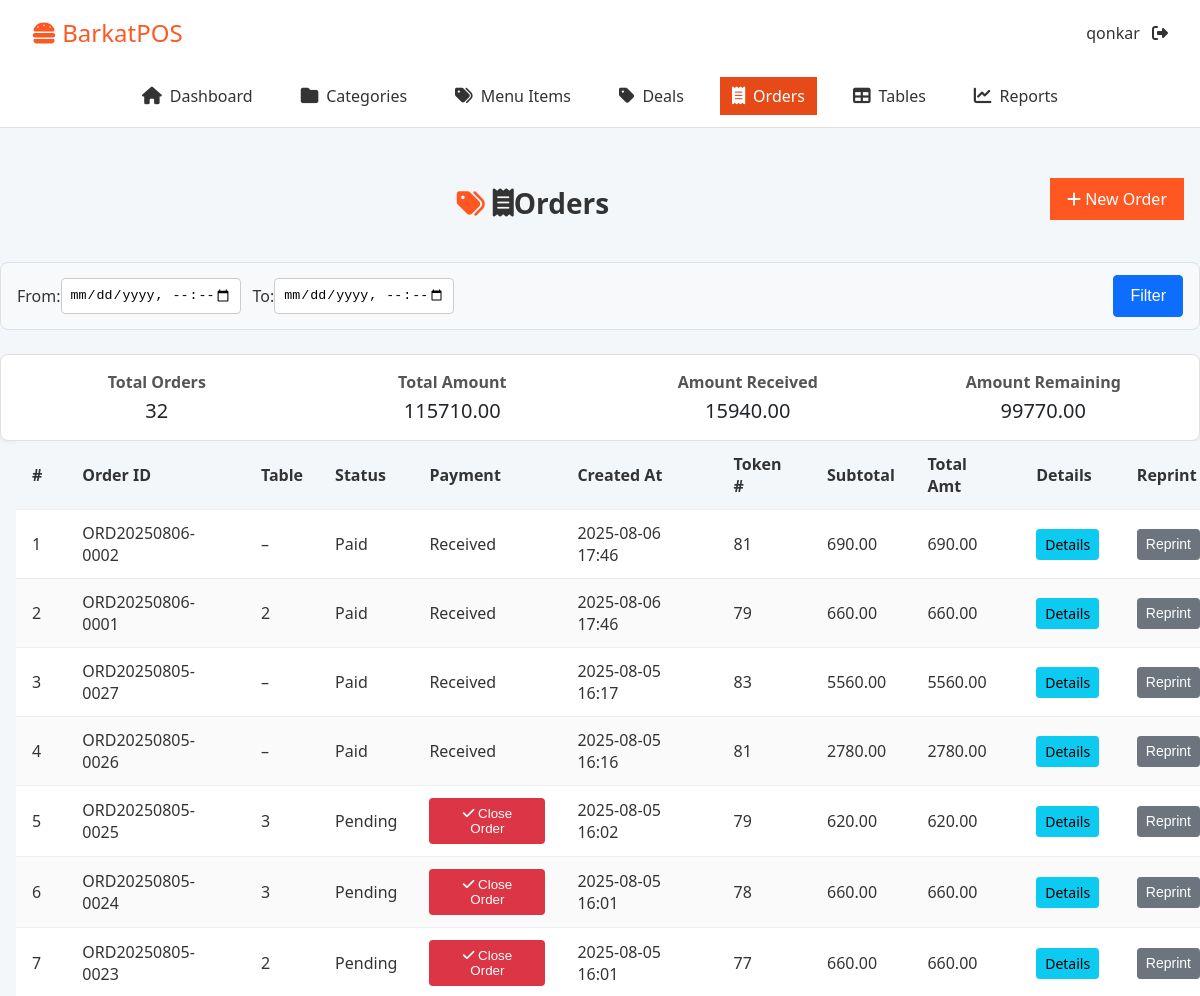
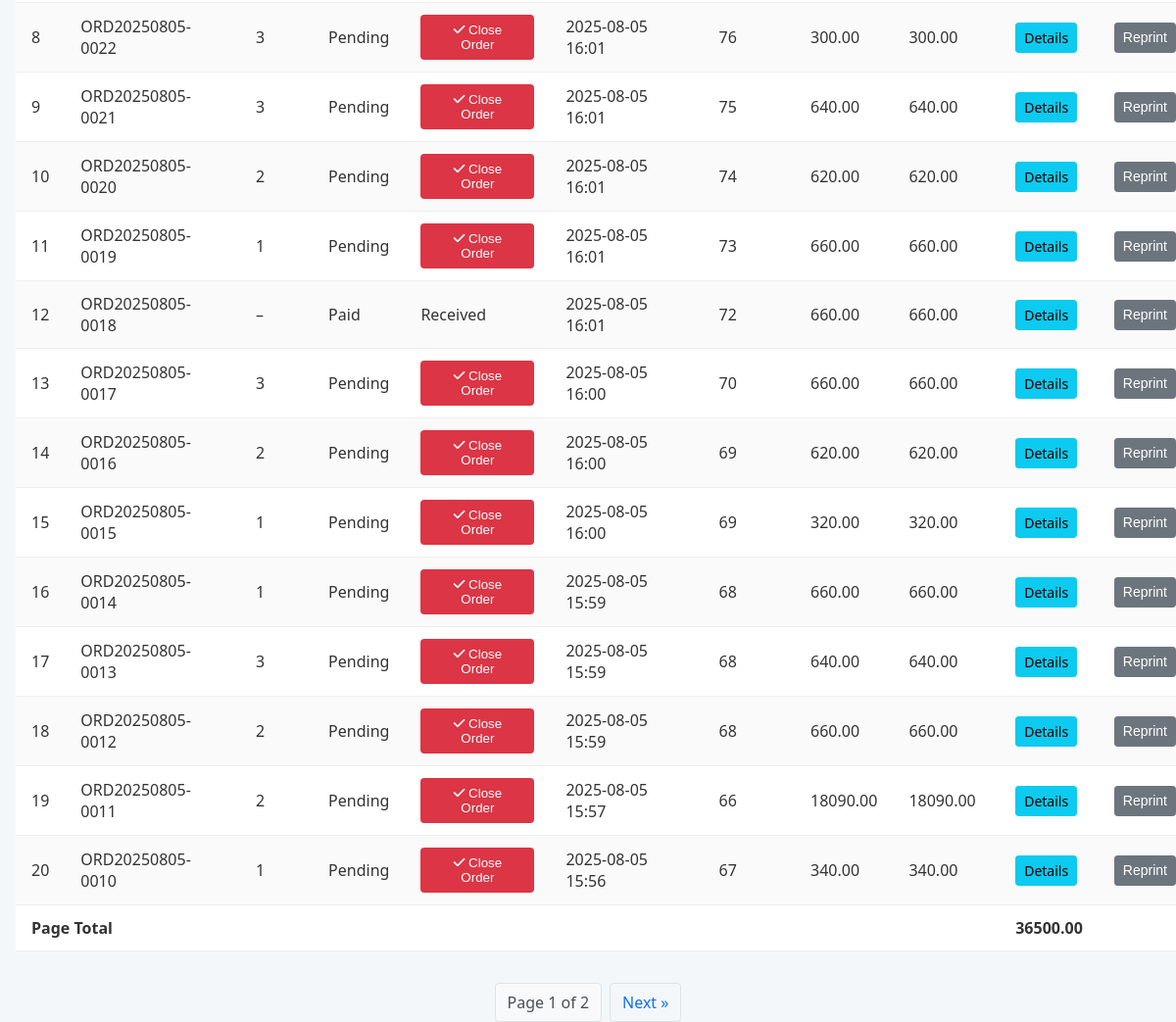
Page /orders/ (signed in) on the committed database (2 pictures, top to bottom).
### core/models.py (models this page shows, shortened)
class User(AbstractUser):
    ROLE_CHOICES = [
        ('admin', 'Admin'),
        ('cashier', 'Cashier'),
        ('kitchen', 'Kitchen'),
    ]
    role = models.CharField(max_length=20, choices=ROLE_CHOICES, default='cashier')

class Order(models.Model):
    STATUS_CHOICES = [
        ('pending', 'Pending'),
        ('in_kitchen', 'In Kitchen'),
        ('served', 'Served'),
        ('paid', 'Paid'),
        ('food_panda', 'Food Panda'),
    ]
    waiter = models.ForeignKey(
        Waiter,
        on_delete=models.PROTECT,
        related_name="orders",
        null=True, blank=True,
        help_text="Who took this order"
    )
    isHomeDelivery = models.CharField(max_length=10, null=True, blank=True, default="no")
    number = models.CharField(max_length=20, unique=True, blank=True)
    table = models.ForeignKey(Table, on_delete=models.PROTECT,
                              related_name='orders', null=True, blank=True)
    created_by = models.ForeignKey(User, on_delete=models.PROTECT,
                                   related_name='orders')
    status = models.CharField(max_length=20, choices=STATUS_CHOICES, default='pending')
    discount = models.DecimalField(max_digits=10, decimal_places=2, default=0)
    tax_percentage = models.DecimalField(max_digits=5, decimal_places=2, default=0)
    service_charge = models.DecimalField(max_digits=10, decimal_places=2, default=0)
    mobile_no = models.CharField(max_length=20, null=True, blank=True)
    customer_address = models.CharField(max_length=100, null=True, blank=True)
    created_at = models.DateTimeField(auto_now_add=True)
    token_number = models.PositiveIntegerField(default=0, blank=True, null=True)
    source = models.CharField(max_length=20, choices=[('food_panda', 'Food Panda'), ('walk_in','Walk‑in')], null=True, blank=True)

class Table(models.Model):
    number = models.PositiveIntegerField(unique=True)
    seats = models.PositiveIntegerField(default=4)
    is_occupied = models.BooleanField(default=False)

### core/views.py (the view)
# urls.py: path('orders/', OrderListView.as_view(), name='order_list'),
class OrderListView(LoginRequiredMixin, ListView):
    model = Order
    template_name = 'orders/order_list.html'
    context_object_name = 'orders'
    paginate_by = 20
    def get_queryset(self):
        qs = super().get_queryset().select_related('table', 'created_by').order_by('-created_at')
        q = self.request.GET.get('q')
        status = self.request.GET.get('status')
        date_from = self.request.GET.get('date_from')
        date_to = self.request.GET.get('date_to')
        if q:
            qs = qs.filter(number__icontains=q)
        if status:
            qs = qs.filter(status=status)
        if date_from:
            dt_from = parse_datetime(date_from)
            if dt_from:
                dt_from = timezone.make_aware(dt_from)
                qs = qs.filter(created_at__gte=dt_from)
        if date_to:
            dt_to = parse_datetime(date_to)
            if dt_to:
                dt_to = timezone.make_aware(dt_to)
                qs = qs.filter(created_at__lte=dt_to)
        line_total_expr = ExpressionWrapper(
            F('items__quantity') * F('items__unit_price'),
            output_field=DecimalField(max_digits=12, decimal_places=2)
        )
        qs = qs.annotate(subtotal=Sum(line_total_expr))
        qs = qs.annotate(
            total_amount=ExpressionWrapper(
                (
                    F('subtotal')
                    - F('discount')
                    + (F('subtotal') * F('tax_percentage') / 100)
                    + F('service_charge')
                ),
                output_field=DecimalField(max_digits=12, decimal_places=2)
            )
        )
        return qs
    def get_context_data(self, **kwargs):
        ctx = super().get_context_data(**kwargs)
        orders_on_page = ctx['orders']  # current page
        ctx['start_index'] = ctx['page_obj'].start_index()
        from decimal import Decimal
        page_total = sum(
            (o.total_amount or Decimal('0'))
            for o in orders_on_page
        )
        ctx['page_total'] = page_total
        all_filtered = self.get_queryset()
        ctx['summary_total_orders'] = all_filtered.count()
        ctx['summary_total_amount'] = all_filtered.aggregate(
            total=Sum(F('items__quantity')*F('items__unit_price'))
        )['total'] or Decimal('0')
        ctx['summary_received'] = Payment.objects.filter(
            order__in=all_filtered
        ).aggregate(Sum('amount'))['amount__sum'] or Decimal('0')
        ctx['summary_remaining'] = ctx['summary_total_amount'] - ctx['summary_received']
        ctx['date_from'] = self.request.GET.get('date_from', '')
        ctx['date_to'] = self.request.GET.get('date_to', '')
        return ctx

### core/templates/orders/order_list.html (shortened to what this page needs)
{% extends 'base.html' %}
{% block content %}
<div class="page-header">
  <h1><i class="fa fa-receipt"></i> Orders</h1>
  <a href="{% url 'order_create' %}" class="btn">
    <i class="fa fa-plus"></i> New Order
  </a>
</div>
<form method="get" class="form-inline mb-3">
  <label class="mr-2">From:</label>
  <input
    type="datetime-local"
    name="date_from"
    value="{{ date_from|default_if_none:'' }}"
    class="form-control mr-3"/>
  <label class="mr-2">To:</label>
  <input
    type="datetime-local"
    name="date_to"
    value="{{ date_to|default_if_none:'' }}"
    class="form-control mr-3"/>
  <button type="submit" class="btn btn-primary">Filter</button>
</form>
<div class="summary-stats">
  <div><strong>Total Orders</strong><span>{{ summary_total_orders }}</span></div>
  <div><strong>Total Amount</strong><span>{{ summary_total_amount|floatformat:2 }}</span></div>
  <div><strong>Amount Received</strong><span>{{ summary_received|floatformat:2 }}</span></div>
  <div><strong>Amount Remaining</strong><span>{{ summary_remaining|floatformat:2 }}</span></div>
</div>
<table class="table">
  <thead>
    <tr>
      <th>#</th>
      <th>Order ID</th>
      <th>Table</th>
      <th>Status</th>
      <th>Payment</th>
      <th>Created At</th>
      <th>Token #</th>
      <th>Subtotal</th>
      <th>Total Amt</th>
      <th>Details</th>
      <th>Reprint</th>
    </tr>
  </thead>
  <tbody>
    {% for order in orders %}
    <tr id="order-{{ order.pk }}">
      <td>{{ forloop.counter0|add:start_index }}</td>
      <td>{{ order.number }}</td>
      <td>
        {% if order.table %}
          {{ order.table.number }}
        {% else %}
          &ndash;
        {% endif %}
      </td>
      <td>{{ order.get_status_display }}</td>
      <td>
        {% if order.status == 'pending' %}
          <button class="btn-close-order"
                  data-order-id="{{ order.pk }}"
                  data-order-total="{{ order.total_amount }}">
            <i class="fa fa-check"></i> Close Order
          </button>
        {% else %}
          Received
        {% endif %}
      </td>
      <td>{{ order.created_at|date:"Y-m-d H:i" }}</td>
      <td>{{ order.token_number }}</td>
      <td>
        {% if order.subtotal %}
          {{ order.subtotal|floatformat:2 }}
        {% else %}
          0.00
        {% endif %}
      </td>
      <td>
        {% if order.total_amount %}
          {{ order.total_amount|floatformat:2 }}
        {% else %}
          0.00
        {% endif %}
      </td>
<td>
        <a href="{% url 'order_detail' order.pk %}"
           class="btn btn-info btn-sm">
           Details
        </a>
      </td>
      <td>
        <button
          class="btn btn-secondary btn-sm btn-reprint"
          data-order-id="{{ order.pk }}"
        >Reprint</button>
      </td>
    </tr>
    {% empty %}
    <tr>
      <td colspan="8" class="text-center">No orders found.</td>
    </tr>
    {% endfor %}
  </tbody>
  <tfoot>
    <tr>
      <td colspan="9"><strong>Page Total</strong></td>
      <td><strong>{{ page_total|floatformat:2 }}</strong></td>
      <td colspan="2"></td>
    </tr>
  </tfoot>
</table>
<div class="pagination">
  {% if is_paginated %}
    <span>Page {{ page_obj.number }} of {{ page_obj.paginator.num_pages }}</span>
    {% if page_obj.has_next %}
      <a href="?page={{ page_obj.next_page_number }}">Next &#187;</a>
    {% endif %}
  {% endif %}
</div>
{% endblock %}

### core/templates/base.html (shortened to what this page needs)
{% load static %}
<html lang="en">
  <head>
    <link rel="stylesheet" href="https://cdnjs.cloudflare.com/ajax/libs/font-awesome/6.4.0/css/all.min.css" />
    <link rel="stylesheet" href="{% static 'css/categories.css' %}" />
    <link rel="stylesheet" href="{% static 'css/menu_item.css' %}" />
    <link rel="stylesheet" href="{% static 'css/reports.css' %}" />
  </head>
  <body>
    <header class="topbar">
      <div class="logo"><i class="fa fa-hamburger"></i> BarkatPOS</div>
      <div class="user-menu">
        <span>{{ request.user.username }}</span>
        <a href="{% url 'logout' %}"><i class="fa fa-sign-out-alt"></i></a>
      </div>
    </header>
    <nav class="main-nav">
      <a href="{% url 'dashboard' %}" class="{% if request.resolver_match.url_name == 'dashboard' %}active{% endif %}"> <i class="fa fa-home"></i> Dashboard </a>
      <a href="{% url 'category_list' %}" class="{% if request.resolver_match.url_name == 'category_list' %}active{% endif %}"> <i class="fa fa-folder"></i> Categories </a>
      <a href="{% url 'menuitem_list' %}" class="{% if request.resolver_match.url_name == 'menuitem_list' %}active{% endif %}"> <i class="fa fa-tags"></i> Menu Items </a>
      <a href="{% url 'deal_list' %}" class="{% if request.resolver_match.url_name == 'deal_list' %}active{% endif %}"> <i class="fa fa-tag"></i> Deals </a>
      <a href="{% url 'order_list' %}" class="{% if request.resolver_match.url_name == 'order_list' %}active{% endif %}"> <i class="fa fa-receipt"></i> Orders </a>
      <a href="/tables/" class="{% if request.resolver_match.url_name == 'table_list' %}active{% endif %}"> <i class="fa fa-table"></i> Tables </a>
      <a href="/reports/" class="{% if request.resolver_match.url_name == 'reports' %}active{% endif %}"> <i class="fa fa-chart-line"></i> Reports </a>
    </nav>
    <main>{% block content %}{% endblock %}</main>
  </body>
</html>

### core/static/css/categories.css (style rules this page uses)
.page-header { display: flex; justify-content: space-between; align-items: center; margin: var(--space-xl) var(--space-md) var(--space-lg); }
.page-header h1 { font-size: 1.75rem; color: var(--color-text); }
.page-header .btn { background: var(--color-primary); color: #fff; padding: var(--space-xs) var(--space-md); border-radius: var(--radius-sm); font-size: var(--font-size-base); transition: background .3s; }
.table { width: 100%; border-collapse: collapse; margin: 0 var(--space-md) var(--space-xl); background: #fff; box-shadow: var(--shadow-sm); }
.table th, .table td { padding: var(--space-sm) var(--space-md); text-align: left; border-bottom: 1px solid #eee; }
.table th { background: var(--color-bg); font-weight: 600; }
.table tbody tr:nth-child(even) { background: #fafafa; }
h1 { font-size: 1.75rem; color: var(--color-text); max-width: 600px; margin: var(--space-lg) auto var(--space-md); display: flex; align-items: center; }
h1::before { content: "\f07b"; font-family: "Font Awesome 5 Free"; font-weight: 900; margin-right: var(--space-xs); color: var(--color-primary); }

### core/static/css/menu_item.css (style rules this page uses)
h1 { font-size: 1.75rem; color: var(--color-text); max-width: 600px; margin: var(--space-lg) auto var(--space-md); display: flex; align-items: center; }
h1::before { content: "\f02c"; font-family: "Font Awesome 5 Free"; font-weight: 900; margin-right: var(--space-xs); color: var(--color-primary); }

### core/static/css/reports.css (style rules this page uses)
.table { width: 100%; border-collapse: collapse; }
.table th, .table td { padding: var(--space-sm) var(--space-md); border-bottom: 1px solid #eee; }

### core/templates/base.html (style rules this page uses)
:root { --color-primary: #ff5722; --color-primary-dark: #e64a19; --color-bg: #f4f7fa; --color-text: #333; --color-success-bg: #e6ffed; --color-success-border: #27ae60; --color-success-text: #27ae60; --color-error-bg: #ffe6e6; --color-error-border: #e74c3c; --color-error-text: #e74c3c; --space-xxs: 0.25rem; --space-xs: 0.5rem; --space-sm: 0.75rem; --space-md: 1rem; --space-lg: 1.5rem; --space-xl: 2rem; --font-family: "Segoe UI", sans-serif; --font-size-base: 1rem; --font-size-sm: 0.875rem; --border-radius-sm: 0.25rem; --border-radius: 0.5rem; --border-radius-lg: 0.75rem; --box-shadow-sm: 0 2px 5px rgba(0, 0, 0, 0.05); --box-shadow-md: 0 2px 10px rgba(0, 0, 0, 0.1); --box-shadow-lg: 0 4px 20px rgba(0, 0, 0, 0.1); }
* { margin: 0; padding: 0; box-sizing: border-box; }
body { font-family: var(--font-family); background: var(--color-bg); color: var(--color-text); height: 100dvh; }
a { text-decoration: none; color: inherit; }
.topbar { background: #fff; padding: var(--space-md) var(--space-xl); display: flex; justify-content: space-between; align-items: center; box-shadow: var(--box-shadow-sm); }
.topbar .logo { font-size: 1.5rem; color: var(--color-primary); }
.topbar .user-menu a { margin-left: var(--space-xs); }
.main-nav { background: #fff; display: flex; justify-content: center; gap: var(--space-lg); padding: var(--space-sm) 0; box-shadow: var(--shadow-sm); border-bottom: 1px solid #e0e0e0; }
.main-nav a { display: inline-flex; align-items: center; font-size: var(--font-size-base); color: var(--color-text); padding: var(--space-xs) var(--space-sm); border-radius: var(--radius-sm); transition: background 0.2s, color 0.2s; }
.main-nav a i { margin-right: var(--space-xs); font-size: 1.1rem; }
.main-nav a.active { background: var(--color-primary-dark); color: #fff; }

### rows in the picture
User: user.username "qonkar"
Order: number "ORD20250806-0002", status "Paid", shows "Received", created_at "2025-08-06 17:46", token_number "81", subtotal "690.00", total_amount "690.00"
Order: number "ORD20250806-0001", table.number "2", status "Paid", shows "Received", created_at "2025-08-06 17:46", token_number "79", subtotal "660.00", total_amount "660.00"
Order: number "ORD20250805-0027", status "Paid", shows "Received", created_at "2025-08-05 16:17", token_number "83", subtotal "5560.00", total_amount "5560.00"
Order: number "ORD20250805-0026", status "Paid", shows "Received", created_at "2025-08-05 16:16", token_number "81", subtotal "2780.00", total_amount "2780.00"
Order: number "ORD20250805-0025", table.number "3", status "Pending", created_at "2025-08-05 16:02", token_number "79", subtotal "620.00", total_amount "620.00"
Order: number "ORD20250805-0024", table.number "3", status "Pending", created_at "2025-08-05 16:01", token_number "78", subtotal "660.00", total_amount "660.00"
Order: number "ORD20250805-0023", table.number "2", status "Pending", created_at "2025-08-05 16:01", token_number "77", subtotal "660.00", total_amount "660.00"
Order: number "ORD20250805-0022", table.number "3", status "Pending", created_at "2025-08-05 16:01", token_number "76", subtotal "300.00", total_amount "300.00"
Order: number "ORD20250805-0021", table.number "3", status "Pending", created_at "2025-08-05 16:01", token_number "75", subtotal "640.00", total_amount "640.00"
Order: number "ORD20250805-0020", table.number "2", status "Pending", created_at "2025-08-05 16:01", token_number "74", subtotal "620.00", total_amount "620.00"
Order: number "ORD20250805-0019", table.number "1", status "Pending", created_at "2025-08-05 16:01", token_number "73", subtotal "660.00", total_amount "660.00"
Order: number "ORD20250805-0018", status "Paid", shows "Received", created_at "2025-08-05 16:01", token_number "72", subtotal "660.00", total_amount "660.00"
Order: number "ORD20250805-0017", table.number "3", status "Pending", created_at "2025-08-05 16:00", token_number "70", subtotal "660.00", total_amount "660.00"
Order: number "ORD20250805-0016", table.number "2", status "Pending", created_at "2025-08-05 16:00", token_number "69", subtotal "620.00", total_amount "620.00"
Order: number "ORD20250805-0015", table.number "1", status "Pending", created_at "2025-08-05 16:00", token_number "69", subtotal "320.00", total_amount "320.00"
Order: number "ORD20250805-0014", table.number "1", status "Pending", created_at "2025-08-05 15:59", token_number "68", subtotal "660.00", total_amount "660.00"
Order: number "ORD20250805-0013", table.number "3", status "Pending", created_at "2025-08-05 15:59", token_number "68", subtotal "640.00", total_amount "640.00"
Order: number "ORD20250805-0012", table.number "2", status "Pending", created_at "2025-08-05 15:59", token_number "68", subtotal "660.00", total_amount "660.00"
Order: number "ORD20250805-0011", table.number "2", status "Pending", created_at "2025-08-05 15:57", token_number "66", subtotal "18090.00", total_amount "18090.00"
Order: number "ORD20250805-0010", table.number "1", status "Pending", created_at "2025-08-05 15:56", token_number "67", subtotal "340.00", total_amount "340.00"

### other values in the picture
{{ summary_total_orders }} "32"
{{ summary_total_amount|floatformat:2 }} "115710.00"
{{ summary_received|floatformat:2 }} "15940.00"
{{ summary_remaining|floatformat:2 }} "99770.00"
{{ page_total|floatformat:2 }} "36500.00"
{{ page_obj.number }} "1"
{{ page_obj.paginator.num_pages }} "2"
